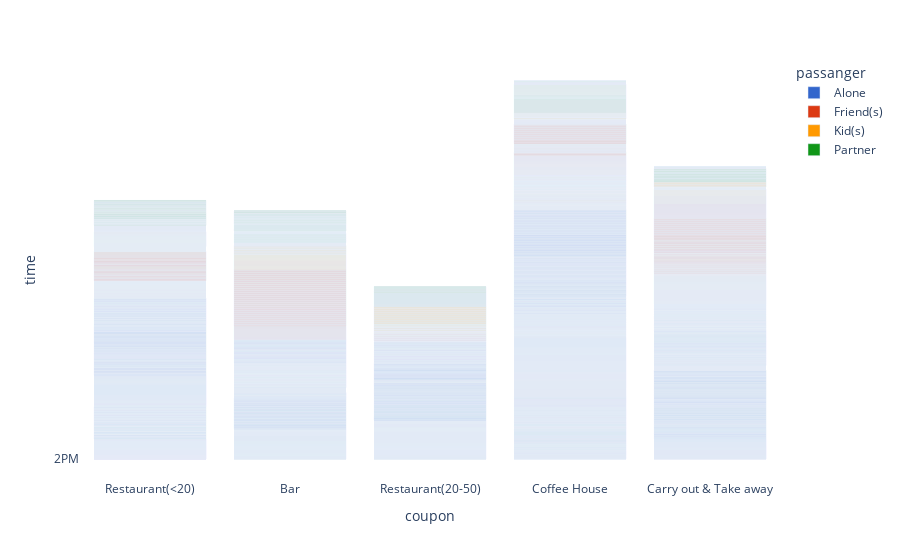

Source (notebook cell):
### Markdown cell above
5. Use a bar plot to visualize the `coupon` column.

### Code cell
fig = px.bar(data,x='coupon',y='time', color='passanger', color_discrete_sequence=px.colors.qualitative.G10)
fig.update_layout({
'plot_bgcolor': 'rgba(0, 0, 0, 0)',
})
fig.show()

### Figure 1 — Plotly figure (JSON) as saved in the notebook; plotly's stock layout.template omitted (floating-point values rounded to 4 significant figures; data arrays with more than 128 entries replaced by an {"elided": "..."} marker saying what was removed)
{"data": [{"alignmentgroup": "True", "hovertemplate": "passanger=Alone<br>coupon=%{x}<br>time=%{y}<extra></extra>", "legendgroup": "Alone", "marker": {"color": "#3366CC", "pattern": {"shape": ""}}, "name": "Alone", "offsetgroup": "Alone", "orientation": "v", "showlegend": true, "textposition": "auto", "type": "bar", "x": {"elided": "7248 str values"}, "xaxis": "x", "y": {"elided": "7248 str values"}, "yaxis": "y"}, {"alignmentgroup": "True", "hovertemplate": "passanger=Friend(s)<br>coupon=%{x}<br>time=%{y}<extra></extra>", "legendgroup": "Friend(s)", "marker": {"color": "#DC3912", "pattern": {"shape": ""}}, "name": "Friend(s)", "offsetgroup": "Friend(s)", "orientation": "v", "showlegend": true, "textposition": "auto", "type": "bar", "x": {"elided": "3292 str values"}, "xaxis": "x", "y": {"elided": "3292 str values"}, "yaxis": "y"}, {"alignmentgroup": "True", "hovertemplate": "passanger=Kid(s)<br>coupon=%{x}<br>time=%{y}<extra></extra>", "legendgroup": "Kid(s)", "marker": {"color": "#FF9900", "pattern": {"shape": ""}}, "name": "Kid(s)", "offsetgroup": "Kid(s)", "orientation": "v", "showlegend": true, "textposition": "auto", "type": "bar", "x": {"elided": "1001 str values"}, "xaxis": "x", "y": {"elided": "1001 str values"}, "yaxis": "y"}, {"alignmentgroup": "True", "hovertemplate": "passanger=Partner<br>coupon=%{x}<br>time=%{y}<extra></extra>", "legendgroup": "Partner", "marker": {"color": "#109618", "pattern": {"shape": ""}}, "name": "Partner", "offsetgroup": "Partner", "orientation": "v", "showlegend": true, "textposition": "auto", "type": "bar", "x": {"elided": "1069 str values"}, "xaxis": "x", "y": {"elided": "1069 str values"}, "yaxis": "y"}], "layout": {"barmode": "relative", "legend": {"title": {"text": "passanger"}, "tracegroupgap": 0}, "margin": {"t": 60}, "plot_bgcolor": "rgba(0, 0, 0, 0)", "xaxis": {"anchor": "y", "domain": [0, 1], "title": {"text": "coupon"}}, "yaxis": {"anchor": "x", "domain": [0, 1], "title": {"text": "time"}}}}
